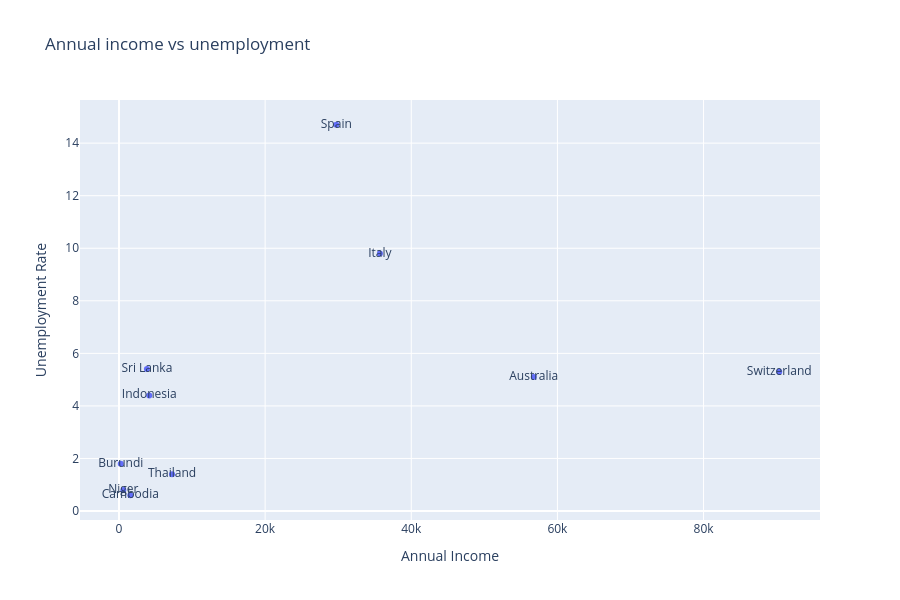

Source (notebook cell):
### Code cell
px.scatter(df, x='annual_income', y='unemployment_rate', text=df.index,
           title='Annual income vs unemployment',
          labels={'unemployment_rate':'Unemployment Rate',
                 'annual_income':'Annual Income'}, height=600)

### Figure 1 — Plotly figure (JSON) as saved in the notebook; plotly's stock layout.template omitted (floating-point values rounded to 4 significant figures)
{"data": [{"hovertemplate": "Annual Income=%{x}<br>Unemployment Rate=%{y}<br>country=%{text}<extra></extra>", "legendgroup": "", "marker": {"color": "#636efa", "symbol": "circle"}, "mode": "markers+text", "name": "", "orientation": "v", "showlegend": false, "text": ["Sri Lanka", "Niger", "Indonesia", "Thailand", "Cambodia", "Italy", "Spain", "Burundi", "Switzerland", "Australia"], "type": "scatter", "x": [3820.0, 590.0, 4140.0, 7260.0, 1550.0, 35710.0, 29740.0, 240.0, 90360.0, 56760.0], "xaxis": "x", "y": [5.4, 0.8, 4.4, 1.4, 0.6, 9.8, 14.7, 1.8, 5.3, 5.1], "yaxis": "y"}], "layout": {"height": 600, "legend": {"tracegroupgap": 0}, "title": {"text": "Annual income vs unemployment"}, "xaxis": {"anchor": "y", "domain": [0, 1], "title": {"text": "Annual Income"}}, "yaxis": {"anchor": "x", "domain": [0, 1], "title": {"text": "Unemployment Rate"}}}}
